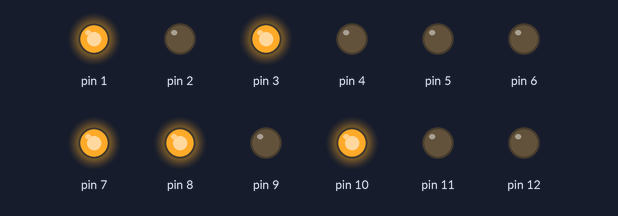
Recording of a sketch running on a simulated Arduino Uno, built with avr-gcc and run on an emulated ATmega328P. On the bench: output pins drawn as LEDs (lit = HIGH).

Above: at 0.1 s.
Timing chart, 0 to 1.6 s (numbered marks = the images above):
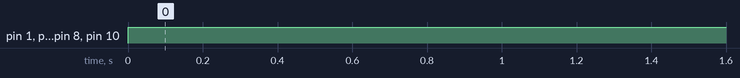

Measured:
- by itself, pin 1, pin 3, pin 7, pin 8, pin 10: LOW → HIGH at 0.00 s

The sketch:

Lesson_7a.ino
```cpp
void setup() {
  pinMode(1,OUTPUT);
  pinMode(3,OUTPUT);
  pinMode(10,OUTPUT);
  pinMode(7,OUTPUT);
  pinMode(8,OUTPUT);

  pinMode(12,OUTPUT);
  pinMode(11,OUTPUT);
  pinMode(2,OUTPUT);
  pinMode(9,OUTPUT);
  pinMode(4,OUTPUT);
  pinMode(5,OUTPUT);
  pinMode(6,OUTPUT);
}

void loop() {
  digitalWrite(1,HIGH);
  digitalWrite(3,HIGH);
  digitalWrite(10,HIGH);
  digitalWrite(7,HIGH);
  digitalWrite(8,HIGH);

  digitalWrite(12,LOW);
  digitalWrite(11,LOW);
  digitalWrite(2,LOW);
  digitalWrite(9,LOW);
  digitalWrite(4,LOW);
  digitalWrite(5,LOW);
  digitalWrite(6,LOW);
}
```
